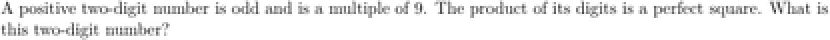
#> input picture image_reasoning_examples/output_normal/simple_question/8.png, 415 x 20 px, shrunk from 677 x 32 before the run (shown 2 times larger)
$ python test_crop.py
#> lines starting #> are read from the running program, lines starting #| are printed output that depends on the picture
#!/usr/bin/env python3
from PIL import Image, ImageChops

def trim_image(image_path, output_path, add_border=0):
    """裁剪图片，只保留非空白区域"""
#> called with output_path = 'test_cropped.png', add_border = 10
    try:
        # 打开图片
        img = Image.open(image_path)
#> img is the input picture: PIL image 415x20 RGB; min 60, max 255, mean 237.7

        # 获取图像背景色（通常为白色）
        bg = Image.new(img.mode, img.size, img.getpixel((0, 0)))
#> bg: PIL image 415x20 RGB; every value is 255
        diff = ImageChops.difference(img, bg)
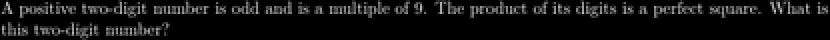
#> diff: PIL image 415x20 RGB (shown 2 times larger); min 0, max 195, mean 17.3

        # 找出非空白区域的边界框
        bbox = diff.getbbox()
#> bbox = (0, 0, 415, 20)

        if bbox:
            print(f"Found non-empty area: {bbox}")
#| Found non-empty area: (0, 0, 415, 20)
            # 添加边距
            bbox = (
                max(0, bbox[0] - add_border),
                max(0, bbox[1] - add_border),
                min(img.width, bbox[2] + add_border),
                min(img.height, bbox[3] + add_border)
            )
            print(f"Area with border: {bbox}")
#| Area with border: (0, 0, 415, 20)
            # 裁剪图片
            cropped = img.crop(bbox)
            # 保存裁剪后的图片
            cropped.save(output_path)
            print(f"Image cropped and saved: {output_path}")
            return True
        else:
            # 如果没有找到非空白区域，则保存原图
            img.save(output_path)
            print(f"No non-empty area found, saving original: {output_path}")
            return False
    except Exception as e:
        print(f"Error cropping image: {e}")
        return False

# Test the function with an existing image
trim_image("./image_reasoning_examples/output_normal/simple_question/8.png", "test_cropped.png", 10)

$ run again, with image_reasoning_examples/output_normal/simple_question/1.png copied over image_reasoning_examples/output_normal/simple_question/8.png
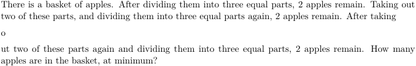
#> input picture image_reasoning_examples/output_normal/simple_question/1.png, 416 x 66 px, shrunk from 678 x 107 before the run
#> in trim_image, img is the input picture: PIL image 416x66 RGB; min 33, max 255, mean 239.1
#> bg: PIL image 416x66 RGB; every value is 255
#> in trim_image, `diff = ImageChops.difference(img, bg)`:
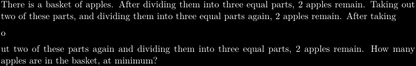
#> diff: PIL image 416x66 RGB; min 0, max 222, mean 15.9
#> bbox = (0, 0, 416, 66)
#| Found non-empty area: (0, 0, 416, 66)
#| Area with border: (0, 0, 416, 66)

$ run again, with image_reasoning_examples/output_normal/simple_question/10.png copied over image_reasoning_examples/output_normal/simple_question/8.png
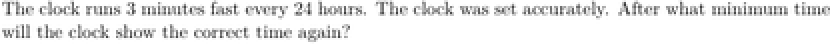
#> input picture image_reasoning_examples/output_normal/simple_question/10.png, 416 x 22 px, shrunk from 678 x 36 before the run (shown 2 times larger)
#> in trim_image, img is the input picture: PIL image 416x22 RGB; min 54, max 255, mean 235.2
#> bg: PIL image 416x22 RGB; every value is 255
#> in trim_image, `diff = ImageChops.difference(img, bg)`:
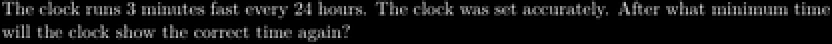
#> diff: PIL image 416x22 RGB (shown 2 times larger); min 0, max 201, mean 19.8
#> in trim_image, `bbox = diff.getbbox()`: bbox = (0, 0, 415, 22)
#| Found non-empty area: (0, 0, 415, 22)
#> in trim_image, `bbox = ( max(0, bbox[0] - add_border), max(0, bbox[1] - add_border), m..`: bbox = (0, 0, 416, 22)
#| Area with border: (0, 0, 416, 22)

$ run again, with image_reasoning_examples/output_normal/simple_question/11.png copied over image_reasoning_examples/output_normal/simple_question/8.png
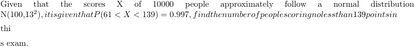
#> input picture image_reasoning_examples/output_normal/simple_question/11.png, 415 x 47 px, shrunk from 677 x 77 before the run
#> in trim_image, img is the input picture: PIL image 415x47 RGB; min 51, max 255, mean 243.9
#> bg: PIL image 415x47 RGB; every value is 254
#> in trim_image, `diff = ImageChops.difference(img, bg)`:
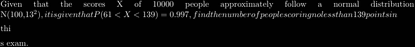
#> diff: PIL image 415x47 RGB; min 0, max 203, mean 11.7
#> bbox = (0, 0, 415, 47)
#| Found non-empty area: (0, 0, 415, 47)
#| Area with border: (0, 0, 415, 47)
